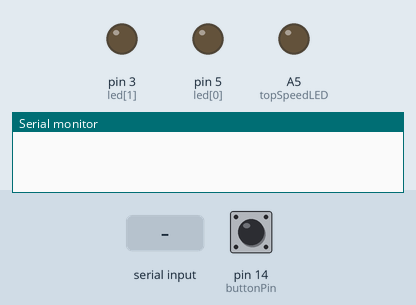
Recording of a sketch running on a simulated Arduino Uno, built with avr-gcc and run on an emulated ATmega328P. Shown: output pins drawn as LEDs (lit = HIGH), the last lines printed to the serial monitor. The test bench sets the inputs (shaded band); at power-on: pin 14 (buttonPin) LOW.

Above: at 1.28 s.
1.3 s: pin 14 (buttonPin) pulled HIGH for 0.15 s
At 2.5 s:
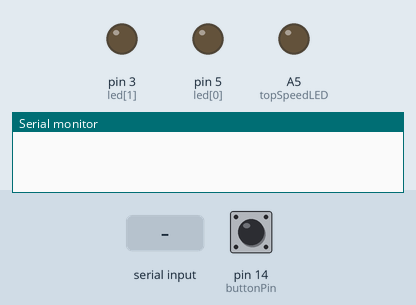
2.9 s: pin 14 (buttonPin) pulled HIGH for 1 s
6.9 s: "x" received over Serial
At 7.34 s:
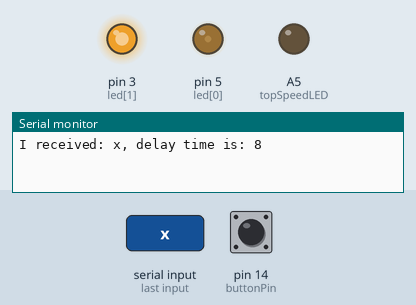
9.9 s: "d" received over Serial
At 10.1 s:
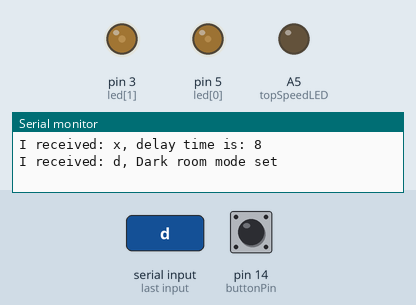
12.9 s: "l" received over Serial
At 13.16 s:
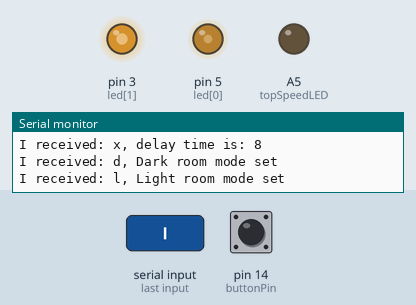
15.9 s: "l" received over Serial
Timing chart, 0 to 30.3 s (numbered marks = the images above; inputs shaded):
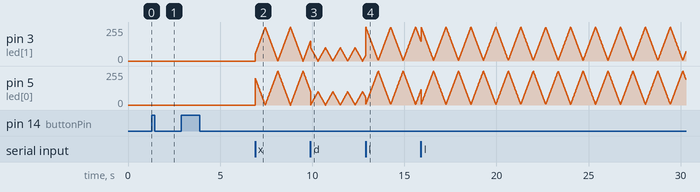

Measured:
- after the input at 1.3 s, pin 3 (led[1]): stays 0/255 (without the input it goes to 63/255 after 1.6 s); pin 5 (led[0]): stays 0/255 (without the input it goes to 192/255 after 1.6 s)

The sketch:

_6.ino
```cpp
/*
having two LEDs that pulsate in sequence using PWM (to fade them and not just have binary on off choices);
  button to turn them on or off
  serial d/l characters define light or dark room settings
  serial z/x define faster/slower pulsate speeds
  buzzer or third led to signify a max speed

Version 6

  by Ben Kazemi - ben.kazemi@gmail.com
  22/09/2015
*/

int ledselector = 0;
/*
  0 = first LED (blue)
  1 = second LED (green)
*/
int led[] = {5, 3};
int selectedLED = 0;
int maxLEDs = 2;
int topSpeedLED = A5;
boolean isIncreasing[] = {true, false};
unsigned int brightness[] = {0, 255};
int buttonPin = 14;    // the number of the pushbutton pin
int fadeInterval = 3;
boolean toggle = true;
int buttonState;             // the current reading from the input pin
int lastButtonState = LOW;   // the previous reading from the input pin
unsigned int minBrightness = 0;
unsigned int maxBrightness = 255;
long delayTime = 5;
unsigned long lastDebounceTime = 0;  // the last time the output pin was toggled
unsigned long debounceDelay = 50;    // the debounce time; increase if the output flickers

void setup() {
  Serial.begin(9600);

  pinMode(topSpeedLED, OUTPUT);
  pinMode(buttonPin, INPUT);
  for (int i = 0; i< maxLEDs; i++) {
    pinMode(led[i], OUTPUT);
  }
}

void loop() {
  //################### code responsible for debouncing the push button #########################
  int reading = digitalRead(buttonPin);

  if (reading != lastButtonState) {
    lastDebounceTime = millis();
  }

  if ((millis() - lastDebounceTime) > debounceDelay) {
    if (reading != buttonState) {
      buttonState = reading;
      if (buttonState == HIGH) {
        toggle = !toggle;
      }
    }
  }

  lastButtonState = reading;

  //#########################code we want to play with##########################################
  if (toggle) {
    /*
      there are much more efficient ways of doing this! experiment.. try to eliminate the need for an array
      and instead, set brightness of of trailing LEDs dependent on 1 brightness setting
    */
    for (int i = 0; i < maxLEDs; i++) {
      analogWrite(led[i], brightness[i]);

      if (isIncreasing[i]) {
        if (brightness[i] + fadeInterval >= maxBrightness)
          brightness[i] = maxBrightness;
        else
          brightness[i] = brightness[i] + fadeInterval;
      }
      else {
        if (brightness[i] - fadeInterval <= minBrightness)
          brightness[i] = minBrightness;
        else
          brightness[i] = brightness[i] - fadeInterval;
      }

      if (brightness[i] == minBrightness)
        isIncreasing[i] = true ;
      else if (brightness[i] == maxBrightness)
        isIncreasing[i] = false;
    }
    delay(delayTime);

  } else {
    for (int i = 0; i< maxLEDs; i++) {
      digitalWrite(led[i], LOW);
    }
    isIncreasing[0] = true;
    isIncreasing[1] = false;
    brightness[0] = minBrightness;
    brightness[1] = maxBrightness;
  }
}
//######################### serial event ####################################################
void serialEvent() {
  while (Serial.available()) {
    char inChar = (char)Serial.read();
    Serial.print("I received: ");
    Serial.print(inChar);
    switch (inChar) {
      case 'z': if (delayTime - fadeInterval > 1) {
        /*
            see what happens if you set delayTime as an unsigned long instead of a long
            (hint: check the serial monitor). Why is this ?
        */
                  delayTime = delayTime - fadeInterval;
                }
                else {
                  delayTime = 1;
                  digitalWrite(topSpeedLED, HIGH);
                }
                Serial.print(", delay time is: ");
                Serial.print(delayTime);
                break;
      case 'x': if (delayTime + fadeInterval <= 200) {
                  delayTime = delayTime + fadeInterval;
                  digitalWrite(topSpeedLED, LOW);
                }
                Serial.print(", delay time is: ");
                Serial.print(delayTime);
                break;
      case 'd': maxBrightness = 100; // Dark mode - make everything a bit darker
                minBrightness = 0;
                isIncreasing[0] = true;
                isIncreasing[1] = false;
                brightness[0] = minBrightness;
                brightness[1] = maxBrightness;
                fadeInterval = 2;
                Serial.print(", Dark room mode set");
                break;
      case 'l': minBrightness = 5;
                maxBrightness = 255; // Light mode - make everything a bit lighter
                isIncreasing[0] = true;
                isIncreasing[1] = false;
                brightness[0] = minBrightness;
                brightness[1] = maxBrightness;
                fadeInterval = 3;
                Serial.print(", Light room mode set");
                break;

    }
    for (int i = 0; i< maxLEDs; i++) {
      if (i != selectedLED)
        digitalWrite(led[i], LOW);
    }
    Serial.println();
  }
}
```
